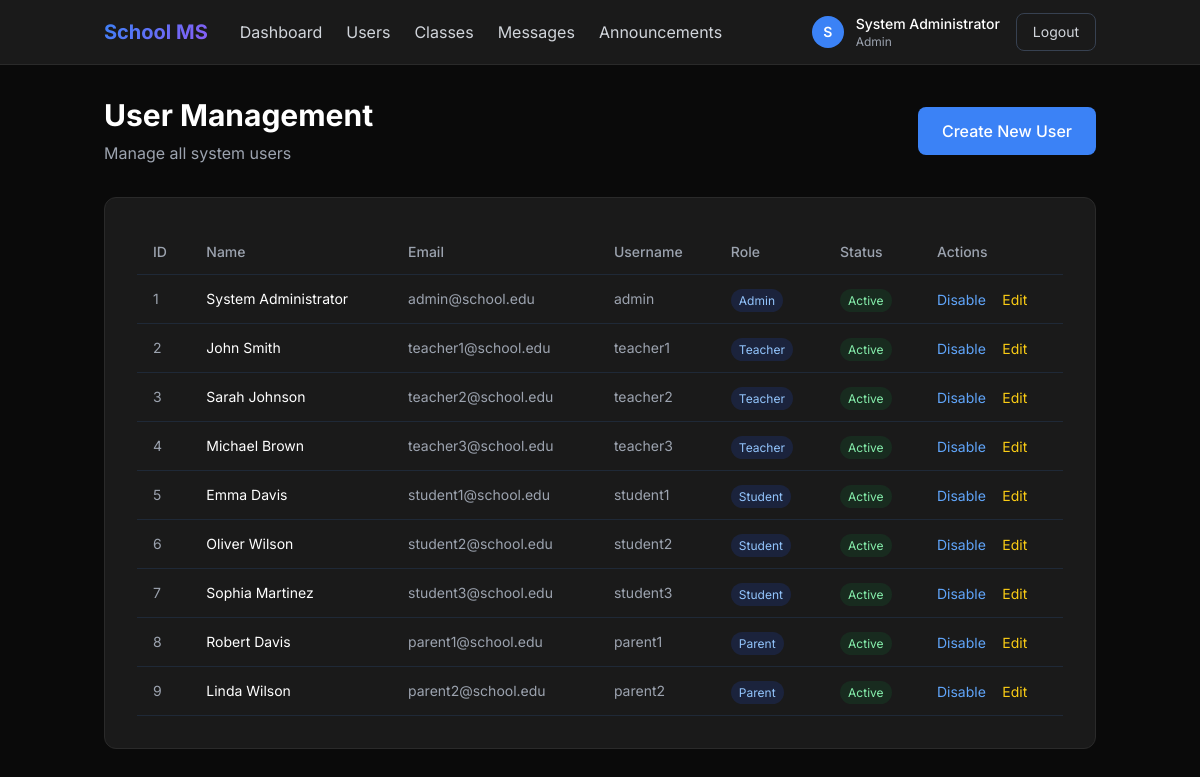
The page /pages/admin/users.php (signed in) on the database its author committed.
### tables this page shows
CREATE TABLE IF NOT EXISTS users (
    id INT AUTO_INCREMENT PRIMARY KEY,
    email VARCHAR(255) UNIQUE NOT NULL,
    username VARCHAR(100) UNIQUE NOT NULL,
    password VARCHAR(255) NOT NULL,
    first_name VARCHAR(100) NOT NULL,
    last_name VARCHAR(100) NOT NULL,
    role ENUM('admin', 'teacher', 'student', 'parent') NOT NULL,
    is_active BOOLEAN DEFAULT TRUE,
    created_at TIMESTAMP DEFAULT CURRENT_TIMESTAMP,
    updated_at TIMESTAMP DEFAULT CURRENT_TIMESTAMP ON UPDATE CURRENT_TIMESTAMP
);

### config/init.php (called while the page is built, shortened)
<?php
function isLoggedIn() {
    return isset($_SESSION['user_id']);
}
function getCurrentUser() {
    return $_SESSION['user_data'] ?? null;
}
?>

### pages/admin/users.php (the view, shortened to what this page needs)
<?php
require_once '../../config/init.php';
$stmt = $db->query("SELECT id, first_name, last_name, email, username, role, is_active, created_at FROM users ORDER BY created_at DESC");
$users = $stmt->fetchAll();
?>
<!DOCTYPE html>
<html lang="en">
<head>
    <script src="https://cdn.tailwindcss.com"></script>
    <link rel="stylesheet" href="../../assets/css/style.css">
</head>
<body class="min-h-screen bg-[#0a0a0a]">
    <?php include '../../components/header.php'; ?>
    <div class="container mx-auto px-4 py-8">
        <div class="flex items-center justify-between mb-8">
            <div>
                <h1 class="text-3xl font-bold text-white mb-2">User Management</h1>
                <p class="text-gray-400">Manage all system users</p>
            </div>
            <button onclick="showCreateUserModal()" class="btn-primary">
                Create New User
            </button>
        </div>
        <div class="card">
            <div class="overflow-x-auto">
                <table class="w-full">
                    <thead>
                        <tr class="border-b border-gray-800">
                            <th class="text-left py-3 px-4 text-sm font-medium text-gray-400">ID</th>
                            <th class="text-left py-3 px-4 text-sm font-medium text-gray-400">Name</th>
                            <th class="text-left py-3 px-4 text-sm font-medium text-gray-400">Email</th>
                            <th class="text-left py-3 px-4 text-sm font-medium text-gray-400">Username</th>
                            <th class="text-left py-3 px-4 text-sm font-medium text-gray-400">Role</th>
                            <th class="text-left py-3 px-4 text-sm font-medium text-gray-400">Status</th>
                            <th class="text-left py-3 px-4 text-sm font-medium text-gray-400">Actions</th>
                        </tr>
                    </thead>
                    <tbody>
                        <?php foreach ($users as $user): ?>
                        <tr class="border-b border-gray-800 hover:bg-gray-900/50">
                            <td class="py-3 px-4 text-sm text-gray-400"><?php echo $user['id']; ?></td>
                            <td class="py-3 px-4 text-sm text-white">
                                <?php echo htmlspecialchars($user['first_name'] . ' ' . $user['last_name']); ?>
                            </td>
                            <td class="py-3 px-4 text-sm text-gray-400"><?php echo htmlspecialchars($user['email']); ?></td>
                            <td class="py-3 px-4 text-sm text-gray-400"><?php echo htmlspecialchars($user['username']); ?></td>
                            <td class="py-3 px-4">
                                <span class="px-2 py-1 text-xs rounded-full bg-blue-900/30 text-blue-300 capitalize">
                                    <?php echo htmlspecialchars($user['role']); ?>
                                </span>
                            </td>
                            <td class="py-3 px-4">
                                <span class="px-2 py-1 text-xs rounded-full <?php echo $user['is_active'] ? 'bg-green-900/30 text-green-300' : 'bg-red-900/30 text-red-300'; ?>">
                                    <?php echo $user['is_active'] ? 'Active' : 'Inactive'; ?>
                                </span>
                            </td>
                            <td class="py-3 px-4">
                                <button onclick="toggleUserStatus(<?php echo $user['id']; ?>, <?php echo $user['is_active']; ?>)"
                                        class="text-sm text-blue-400 hover:text-blue-300 mr-3">
                                    <?php echo $user['is_active'] ? 'Disable' : 'Enable'; ?>
                                </button>
                                <button onclick="editUser(<?php echo $user['id']; ?>)"
                                        class="text-sm text-yellow-400 hover:text-yellow-300">
                                    Edit
                                </button>
                            </td>
                        </tr>
                        <?php endforeach; ?>
                    </tbody>
                </table>
            </div>
        </div>
    </div>
</body>
</html>

### components/header.php (shortened to what this page needs)
<?php
$user = getCurrentUser();
?>
<nav class="bg-[#1a1a1a] border-b border-[#2a2a2a] sticky top-0 z-50">
    <div class="container mx-auto px-4">
        <div class="flex items-center justify-between h-16">
            <div class="flex items-center gap-8">
                <a href="/" class="text-xl font-bold gradient-text">School MS</a>
                <?php if ($user): ?>
                <div class="hidden md:flex items-center gap-6">
                    <?php if ($user['role'] === 'admin'): ?>
                        <a href="/pages/admin/dashboard.php" class="text-gray-300 hover:text-white transition-colors">Dashboard</a>
                        <a href="/pages/admin/users.php" class="text-gray-300 hover:text-white transition-colors">Users</a>
                        <a href="/pages/admin/classes.php" class="text-gray-300 hover:text-white transition-colors">Classes</a>
                    <?php elseif ($user['role'] === 'parent'): ?>
                        <a href="/pages/parent/dashboard.php" class="text-gray-300 hover:text-white transition-colors">Dashboard</a>
                        <a href="/pages/parent/children.php" class="text-gray-300 hover:text-white transition-colors">Children</a>
                    <?php endif; ?>
                    <a href="/pages/messages.php" class="text-gray-300 hover:text-white transition-colors">Messages</a>
                    <a href="/pages/announcements.php" class="text-gray-300 hover:text-white transition-colors">Announcements</a>
                </div>
                <?php endif; ?>
            </div>
            <?php if ($user): ?>
            <div class="flex items-center gap-4">
                <div class="flex items-center gap-3">
                    <div class="w-8 h-8 rounded-full bg-blue-500 flex items-center justify-center text-white font-semibold text-sm">
                        <?php echo strtoupper(substr($user['first_name'], 0, 1)); ?>
                    </div>
                    <div class="hidden md:block">
                        <div class="text-sm font-medium text-white"><?php echo htmlspecialchars($user['first_name'] . ' ' . $user['last_name']); ?></div>
                        <div class="text-xs text-gray-400 capitalize"><?php echo htmlspecialchars($user['role']); ?></div>
                    </div>
                </div>
                <a href="/api/auth/logout.php" class="px-4 py-2 text-sm text-gray-300 hover:text-white border border-gray-700 rounded-lg hover:border-gray-600 transition-colors">
                    Logout
                </a>
            </div>
            <?php endif; ?>
        </div>
    </div>
</nav>

### assets/css/style.css (style rules this page uses)
body { font-family: "Inter", sans-serif; }
:root { --primary: #3b82f6; --primary-dark: #2563eb; --background: #0a0a0a; --surface: #1a1a1a; --border: #2a2a2a; --text: #e5e5e5; --text-muted: #a3a3a3; }
body { background-color: var(--background); color: var(--text); }
.gradient-text { background: linear-gradient(135deg, #3b82f6 0%, #8b5cf6 100%); -webkit-background-clip: text; -webkit-text-fill-color: transparent; background-clip: text; }
.card { background-color: var(--surface); border: 1px solid var(--border); border-radius: 12px; padding: 2rem; transition: transform 0.2s, border-color 0.2s; }
.btn-primary { background-color: var(--primary); color: white; padding: 0.75rem 1.5rem; border-radius: 8px; font-weight: 500; transition: background-color 0.2s; }

### rows shown on the page
users: first_name "S", first_name+last_name "System Administrator", role "Admin", id "1", email "admin@school.edu", username "admin", is_active "Active"
users: id "2", first_name+last_name "John Smith", email "teacher1@school.edu", username "teacher1", role "Teacher", is_active "Active"
users: id "3", first_name+last_name "Sarah Johnson", email "teacher2@school.edu", username "teacher2", role "Teacher", is_active "Active"
users: id "4", first_name+last_name "Michael Brown", email "teacher3@school.edu", username "teacher3", role "Teacher", is_active "Active"
users: id "5", first_name+last_name "Emma Davis", email "student1@school.edu", username "student1", role "Student", is_active "Active"
users: id "6", first_name+last_name "Oliver Wilson", email "student2@school.edu", username "student2", role "Student", is_active "Active"
users: id "7", first_name+last_name "Sophia Martinez", email "student3@school.edu", username "student3", role "Student", is_active "Active"
users: id "8", first_name+last_name "Robert Davis", email "parent1@school.edu", username "parent1", role "Parent", is_active "Active"
users: id "9", first_name+last_name "Linda Wilson", email "parent2@school.edu", username "parent2", role "Parent", is_active "Active"
